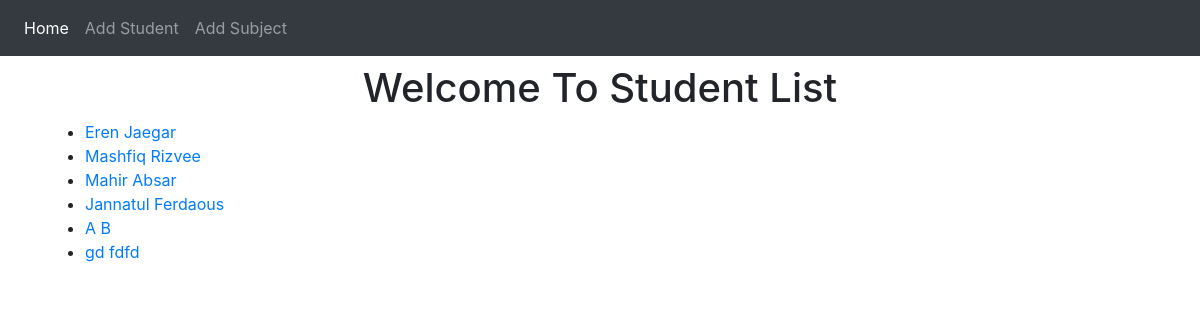
The page / on the database its author committed.
### first_app/models.py (models this page shows, shortened)
class Student(models.Model):
    first_name = models.CharField(max_length=100)
    last_name = models.CharField(max_length=100)
    cgpa = models.DecimalField(max_digits=4,decimal_places=2)

### first_app/views.py (the view)
# urls.py: path("",views.index,name="index"),
def index(request):
    all_students = Student.objects.order_by("-cgpa")
    diction = {"all_students":all_students}
    return render(request,"first_app/index.html",context=diction)

### templates/first_app/index.html
{% extends "base.html" %}
{% block content %}
<h1 class="text-center">Welcome To Student List</h1>
{% if all_students %}
<ul>
  {% for student in all_students %}
  <li> <a href="{% url 'first_app:student_detail' id=student.pk %}">{{ student.first_name }} {{ student.last_name }}</a> </li>
  {% endfor %}
</ul>
{% else %}
<h2>No Students Added</h2>
{% endif %}
{% endblock %}

### templates/base.html (shortened to what this page needs)
<!DOCTYPE html>
<html lang="en" dir="ltr">
<head>
  <link rel="stylesheet" href="https://maxcdn.bootstrapcdn.com/bootstrap/4.5.2/css/bootstrap.min.css">
</head>
<body>
  <nav class="navbar navbar-expand-sm bg-dark navbar-dark">
    <ul class="navbar-nav">
      <li class="nav-item active">
        <a class="nav-link" href="{% url 'first_app:index' %}">Home</a>
      </li>
      <li class="nav-item">
        <a class="nav-link" href="{% url 'first_app:add_student' %}">Add Student</a>
      </li>
      <li class="nav-item">
        <a class="nav-link" href="{% url 'first_app:add_subject' %}">Add Subject</a>
      </li>
    </ul>
  </nav>
  <div class="container mt-2">
    {% block content %}
    {% endblock %}
  </div>
</body>
</html>

### rows shown on the page
Student: first_name "Eren", last_name "Jaegar"
Student: first_name "Mashfiq", last_name "Rizvee"
Student: first_name "Mahir", last_name "Absar"
Student: first_name "Jannatul", last_name "Ferdaous"
Student: first_name "A", last_name "B"
Student: first_name "gd", last_name "fdfd"
